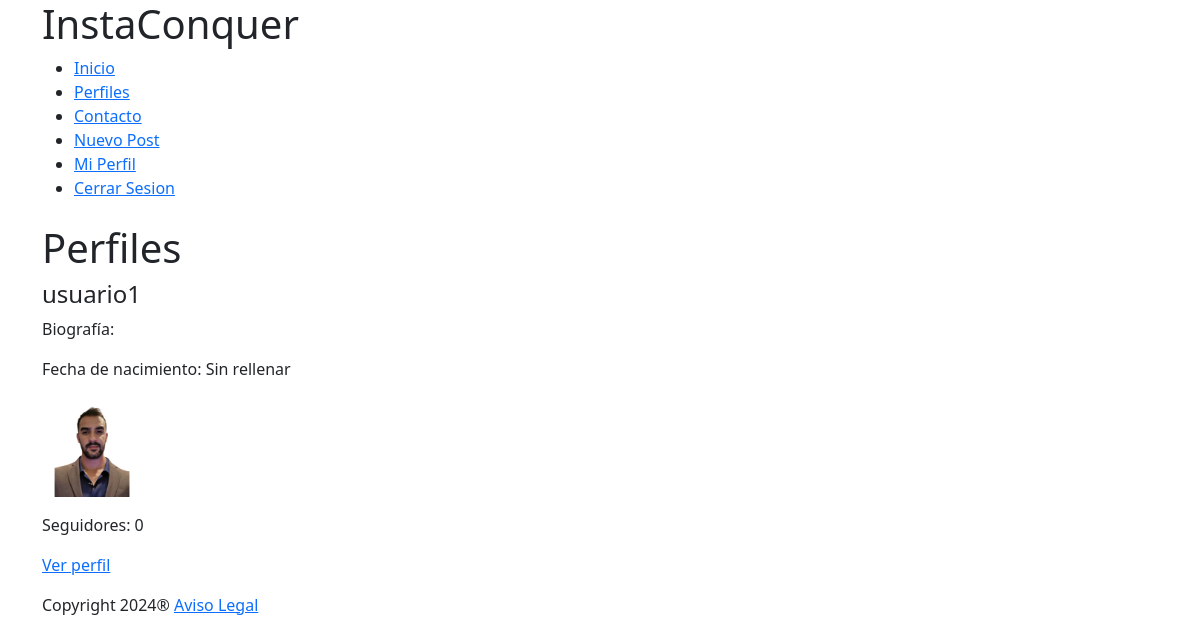
Page /profile/list/ (signed in) on the earlier database version.
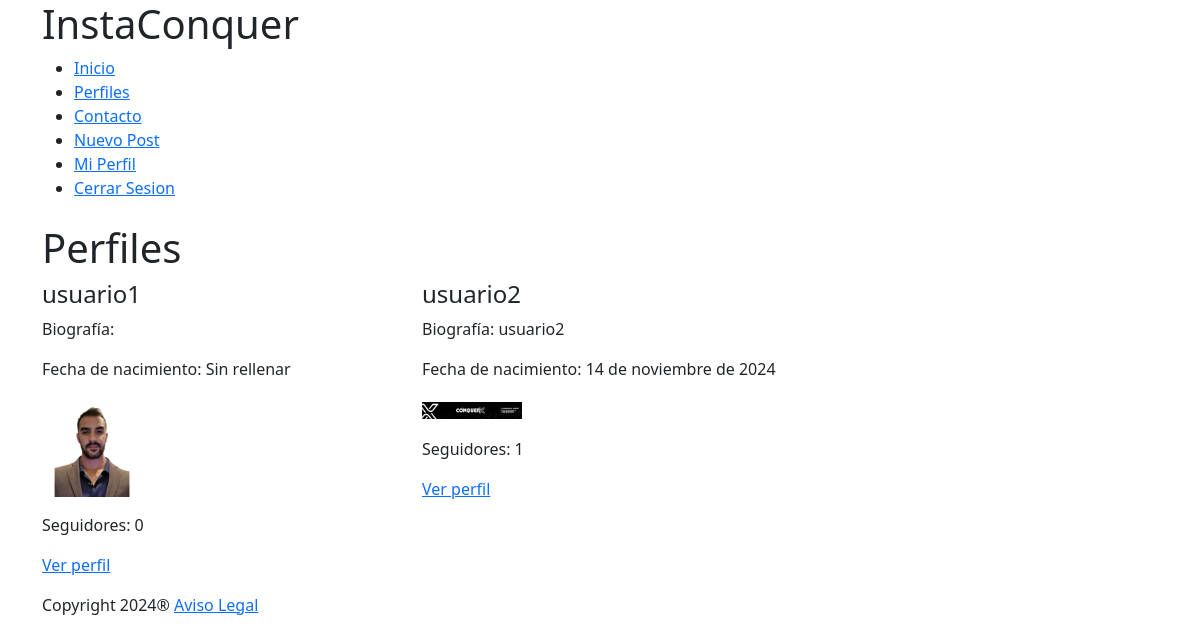
Same page on the later database version.
### profiles/models.py (models this page shows, shortened)
class UserProfile(models.Model):
    user = models.OneToOneField(User, on_delete=models.CASCADE, related_name='profile')
    profile_picture = models.ImageField('Imagen de Perfil', upload_to='profile_pictures/', blank=True, null=True)
    bio = models.TextField('Biografia', max_length=500, blank=True)
    birth_date = models.DateField('Fecha de nacimiento', null = True, blank = True)
    followers = models.ManyToManyField("self", symmetrical=False, related_name = 'following', through='Follow')
    class Meta:
        verbose_name = 'Perfil'
        verbose_name_plural = 'Perfiles'

### instagram/views.py (the view)
# urls.py: path('profile/list/', ProfileListView.as_view(), name = 'profile_list'),
@method_decorator(login_required, name='dispatch')
class ProfileListView(ListView):
    model = UserProfile
    template_name = "general/profile_list.html"
    context_object_name = 'profiles'
    def get_queryset(self):
        return UserProfile.objects.all().exclude(user=self.request.user)

### instagram/templates/general/profile_list.html (shortened to what this page needs)
{% extends "general/layout.html" %}
{% block page_content %}
<div class="container">
  <h1>Perfiles</h1>
  <div class="row">
    {% for profile in profiles %}
      <article class="col-12 col-sm-6 col-md-4">
        <h4>{{ profile.user.username }}</h4>
        <p>Biografía: {{ profile.bio|default_if_none:"Sin rellenar" }}</p>
        <p>Fecha de nacimiento: {{ profile.birth_date|default_if_none:"Sin rellenar" }}</p>
        <p>
          {% if profile.profile_picture %}
            <img width="100" src="{{ profile.profile_picture.url }}" alt="">
          {% else %}
            No dispone de foto de perfil
          {% endif %}
        </p>
        <p>Seguidores: {{ profile.followers.count }}</p>
        <p><a href="{% url 'profile_detail' profile.pk %}">Ver perfil</a></p>
      </article>
    {% endfor %}
  </div>
</div>
{% endblock %}

Differences in the rows shown:
added UserProfile: user.username "usuario2", bio "usuario2", birth_date "14 de noviembre de 2024", profile_picture (picture), followers.count "1"
